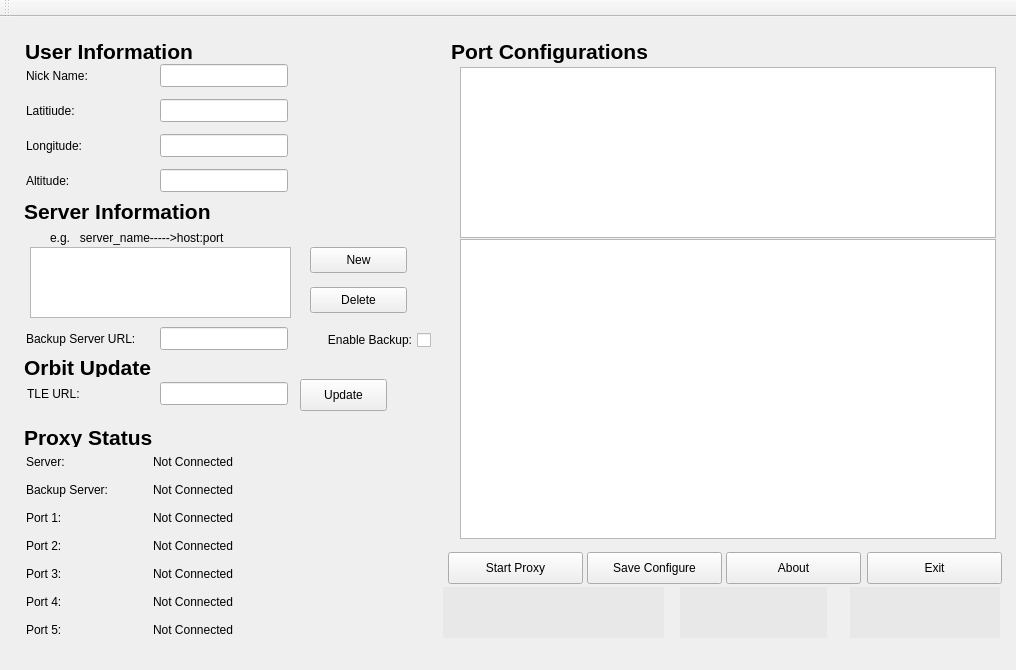
<?xml version="1.0" encoding="UTF-8"?>
<ui version="4.0">
 <class>MainWindow</class>
 <widget class="QMainWindow" name="MainWindow">
  <property name="geometry">
   <rect>
    <x>0</x>
    <y>0</y>
    <width>1016</width>
    <height>670</height>
   </rect>
  </property>
  <property name="minimumSize">
   <size>
    <width>1016</width>
    <height>670</height>
   </size>
  </property>
  <property name="maximumSize">
   <size>
    <width>1016</width>
    <height>670</height>
   </size>
  </property>
  <property name="windowTitle">
   <string>Mun Downlink Proxy</string>
  </property>
  <property name="autoFillBackground">
   <bool>false</bool>
  </property>
  <widget class="QWidget" name="centralWidget">
   <property name="enabled">
    <bool>true</bool>
   </property>
   <property name="maximumSize">
    <size>
     <width>1016</width>
     <height>644</height>
    </size>
   </property>
   <widget class="QLabel" name="user_info_label">
    <property name="geometry">
     <rect>
      <x>25</x>
      <y>20</y>
      <width>171</width>
      <height>28</height>
     </rect>
    </property>
    <property name="minimumSize">
     <size>
      <width>128</width>
      <height>16</height>
     </size>
    </property>
    <property name="maximumSize">
     <size>
      <width>200</width>
      <height>200</height>
     </size>
    </property>
    <property name="font">
     <font>
      <family>Helvetica</family>
      <pointsize>16</pointsize>
      <weight>75</weight>
      <bold>true</bold>
     </font>
    </property>
    <property name="text">
     <string>User Information</string>
    </property>
    <property name="alignment">
     <set>Qt::AlignLeading|Qt::AlignLeft|Qt::AlignVCenter</set>
    </property>
    <property name="wordWrap">
     <bool>false</bool>
    </property>
   </widget>
   <widget class="QLabel" name="name_label">
    <property name="geometry">
     <rect>
      <x>26</x>
      <y>50</y>
      <width>75</width>
      <height>17</height>
     </rect>
    </property>
    <property name="sizePolicy">
     <sizepolicy hsizetype="Fixed" vsizetype="Fixed">
      <horstretch>0</horstretch>
      <verstretch>0</verstretch>
     </sizepolicy>
    </property>
    <property name="minimumSize">
     <size>
      <width>70</width>
      <height>16</height>
     </size>
    </property>
    <property name="maximumSize">
     <size>
      <width>200</width>
      <height>200</height>
     </size>
    </property>
    <property name="text">
     <string>Nick Name:</string>
    </property>
    <property name="alignment">
     <set>Qt::AlignLeading|Qt::AlignLeft|Qt::AlignVCenter</set>
    </property>
   </widget>
   <widget class="QLabel" name="lat_label">
    <property name="geometry">
     <rect>
      <x>26</x>
      <y>85</y>
      <width>64</width>
      <height>17</height>
     </rect>
    </property>
    <property name="sizePolicy">
     <sizepolicy hsizetype="Fixed" vsizetype="Fixed">
      <horstretch>0</horstretch>
      <verstretch>0</verstretch>
     </sizepolicy>
    </property>
    <property name="minimumSize">
     <size>
      <width>57</width>
      <height>16</height>
     </size>
    </property>
    <property name="maximumSize">
     <size>
      <width>200</width>
      <height>200</height>
     </size>
    </property>
    <property name="text">
     <string>Latitiude:</string>
    </property>
   </widget>
   <widget class="QLabel" name="long_label">
    <property name="geometry">
     <rect>
      <x>26</x>
      <y>120</y>
      <width>72</width>
      <height>17</height>
     </rect>
    </property>
    <property name="sizePolicy">
     <sizepolicy hsizetype="Fixed" vsizetype="Fixed">
      <horstretch>0</horstretch>
      <verstretch>0</verstretch>
     </sizepolicy>
    </property>
    <property name="minimumSize">
     <size>
      <width>65</width>
      <height>16</height>
     </size>
    </property>
    <property name="maximumSize">
     <size>
      <width>200</width>
      <height>200</height>
     </size>
    </property>
    <property name="text">
     <string>Longitude:</string>
    </property>
   </widget>
   <widget class="QLabel" name="alt_label">
    <property name="geometry">
     <rect>
      <x>26</x>
      <y>155</y>
      <width>59</width>
      <height>17</height>
     </rect>
    </property>
    <property name="sizePolicy">
     <sizepolicy hsizetype="Fixed" vsizetype="Fixed">
      <horstretch>0</horstretch>
      <verstretch>0</verstretch>
     </sizepolicy>
    </property>
    <property name="minimumSize">
     <size>
      <width>51</width>
      <height>16</height>
     </size>
    </property>
    <property name="maximumSize">
     <size>
      <width>200</width>
      <height>200</height>
     </size>
    </property>
    <property name="text">
     <string>Altitude:</string>
    </property>
   </widget>
   <widget class="QLabel" name="server_info_label">
    <property name="geometry">
     <rect>
      <x>24</x>
      <y>180</y>
      <width>190</width>
      <height>28</height>
     </rect>
    </property>
    <property name="maximumSize">
     <size>
      <width>200</width>
      <height>200</height>
     </size>
    </property>
    <property name="font">
     <font>
      <family>Helvetica</family>
      <pointsize>16</pointsize>
      <weight>75</weight>
      <bold>true</bold>
     </font>
    </property>
    <property name="text">
     <string>Server Information</string>
    </property>
    <property name="alignment">
     <set>Qt::AlignLeading|Qt::AlignLeft|Qt::AlignVCenter</set>
    </property>
    <property name="wordWrap">
     <bool>false</bool>
    </property>
   </widget>
   <widget class="QLabel" name="backup_server_url_label">
    <property name="geometry">
     <rect>
      <x>26</x>
      <y>313</y>
      <width>129</width>
      <height>17</height>
     </rect>
    </property>
    <property name="minimumSize">
     <size>
      <width>121</width>
      <height>16</height>
     </size>
    </property>
    <property name="maximumSize">
     <size>
      <width>200</width>
      <height>200</height>
     </size>
    </property>
    <property name="text">
     <string>Backup Server URL:</string>
    </property>
   </widget>
   <widget class="QCheckBox" name="backup_enabled">
    <property name="geometry">
     <rect>
      <x>300</x>
      <y>312</y>
      <width>131</width>
      <height>22</height>
     </rect>
    </property>
    <property name="minimumSize">
     <size>
      <width>119</width>
      <height>20</height>
     </size>
    </property>
    <property name="maximumSize">
     <size>
      <width>200</width>
      <height>200</height>
     </size>
    </property>
    <property name="layoutDirection">
     <enum>Qt::RightToLeft</enum>
    </property>
    <property name="autoFillBackground">
     <bool>false</bool>
    </property>
    <property name="text">
     <string>Enable Backup:</string>
    </property>
    <property name="autoRepeatInterval">
     <number>100</number>
    </property>
    <property name="tristate">
     <bool>false</bool>
    </property>
   </widget>
   <widget class="QLabel" name="proxy_status_label">
    <property name="geometry">
     <rect>
      <x>24</x>
      <y>410</y>
      <width>132</width>
      <height>20</height>
     </rect>
    </property>
    <property name="maximumSize">
     <size>
      <width>200</width>
      <height>200</height>
     </size>
    </property>
    <property name="font">
     <font>
      <family>Helvetica</family>
      <pointsize>16</pointsize>
      <weight>75</weight>
      <bold>true</bold>
     </font>
    </property>
    <property name="text">
     <string>Proxy Status</string>
    </property>
    <property name="alignment">
     <set>Qt::AlignLeading|Qt::AlignLeft|Qt::AlignVCenter</set>
    </property>
    <property name="wordWrap">
     <bool>false</bool>
    </property>
   </widget>
   <widget class="QLabel" name="server_label">
    <property name="geometry">
     <rect>
      <x>26</x>
      <y>436</y>
      <width>47</width>
      <height>17</height>
     </rect>
    </property>
    <property name="maximumSize">
     <size>
      <width>200</width>
      <height>200</height>
     </size>
    </property>
    <property name="text">
     <string>Server:</string>
    </property>
   </widget>
   <widget class="QLabel" name="server_status">
    <property name="geometry">
     <rect>
      <x>153</x>
      <y>436</y>
      <width>101</width>
      <height>17</height>
     </rect>
    </property>
    <property name="maximumSize">
     <size>
      <width>200</width>
      <height>200</height>
     </size>
    </property>
    <property name="text">
     <string>Not Connected</string>
    </property>
   </widget>
   <widget class="QLabel" name="backup_server_label">
    <property name="geometry">
     <rect>
      <x>26</x>
      <y>464</y>
      <width>99</width>
      <height>17</height>
     </rect>
    </property>
    <property name="maximumSize">
     <size>
      <width>200</width>
      <height>200</height>
     </size>
    </property>
    <property name="text">
     <string>Backup Server:</string>
    </property>
   </widget>
   <widget class="QLabel" name="backup_server_status">
    <property name="geometry">
     <rect>
      <x>153</x>
      <y>464</y>
      <width>101</width>
      <height>17</height>
     </rect>
    </property>
    <property name="maximumSize">
     <size>
      <width>200</width>
      <height>200</height>
     </size>
    </property>
    <property name="text">
     <string>Not Connected</string>
    </property>
   </widget>
   <widget class="QLabel" name="port1_label">
    <property name="geometry">
     <rect>
      <x>26</x>
      <y>492</y>
      <width>45</width>
      <height>17</height>
     </rect>
    </property>
    <property name="maximumSize">
     <size>
      <width>200</width>
      <height>200</height>
     </size>
    </property>
    <property name="text">
     <string>Port 1:</string>
    </property>
   </widget>
   <widget class="QLabel" name="port1_status">
    <property name="geometry">
     <rect>
      <x>153</x>
      <y>492</y>
      <width>101</width>
      <height>17</height>
     </rect>
    </property>
    <property name="maximumSize">
     <size>
      <width>200</width>
      <height>200</height>
     </size>
    </property>
    <property name="text">
     <string>Not Connected</string>
    </property>
   </widget>
   <widget class="QLabel" name="port2_status">
    <property name="geometry">
     <rect>
      <x>153</x>
      <y>520</y>
      <width>101</width>
      <height>17</height>
     </rect>
    </property>
    <property name="maximumSize">
     <size>
      <width>200</width>
      <height>200</height>
     </size>
    </property>
    <property name="text">
     <string>Not Connected</string>
    </property>
   </widget>
   <widget class="QLabel" name="port2_label">
    <property name="geometry">
     <rect>
      <x>26</x>
      <y>520</y>
      <width>45</width>
      <height>17</height>
     </rect>
    </property>
    <property name="maximumSize">
     <size>
      <width>200</width>
      <height>200</height>
     </size>
    </property>
    <property name="text">
     <string>Port 2:</string>
    </property>
   </widget>
   <widget class="QLabel" name="port3_label">
    <property name="geometry">
     <rect>
      <x>26</x>
      <y>548</y>
      <width>45</width>
      <height>17</height>
     </rect>
    </property>
    <property name="maximumSize">
     <size>
      <width>200</width>
      <height>200</height>
     </size>
    </property>
    <property name="text">
     <string>Port 3:</string>
    </property>
   </widget>
   <widget class="QLabel" name="port3_status">
    <property name="geometry">
     <rect>
      <x>153</x>
      <y>548</y>
      <width>101</width>
      <height>17</height>
     </rect>
    </property>
    <property name="maximumSize">
     <size>
      <width>200</width>
      <height>200</height>
     </size>
    </property>
    <property name="text">
     <string>Not Connected</string>
    </property>
   </widget>
   <widget class="QLabel" name="port4_status">
    <property name="geometry">
     <rect>
      <x>153</x>
      <y>576</y>
      <width>101</width>
      <height>17</height>
     </rect>
    </property>
    <property name="maximumSize">
     <size>
      <width>200</width>
      <height>200</height>
     </size>
    </property>
    <property name="text">
     <string>Not Connected</string>
    </property>
   </widget>
   <widget class="QLabel" name="port4_label">
    <property name="geometry">
     <rect>
      <x>26</x>
      <y>576</y>
      <width>45</width>
      <height>17</height>
     </rect>
    </property>
    <property name="maximumSize">
     <size>
      <width>200</width>
      <height>200</height>
     </size>
    </property>
    <property name="text">
     <string>Port 4:</string>
    </property>
   </widget>
   <widget class="QLabel" name="port5_label">
    <property name="geometry">
     <rect>
      <x>26</x>
      <y>604</y>
      <width>45</width>
      <height>17</height>
     </rect>
    </property>
    <property name="maximumSize">
     <size>
      <width>200</width>
      <height>200</height>
     </size>
    </property>
    <property name="text">
     <string>Port 5:</string>
    </property>
   </widget>
   <widget class="QLabel" name="port5_status">
    <property name="geometry">
     <rect>
      <x>153</x>
      <y>604</y>
      <width>101</width>
      <height>17</height>
     </rect>
    </property>
    <property name="maximumSize">
     <size>
      <width>200</width>
      <height>200</height>
     </size>
    </property>
    <property name="text">
     <string>Not Connected</string>
    </property>
   </widget>
   <widget class="QLabel" name="orbit_label">
    <property name="geometry">
     <rect>
      <x>24</x>
      <y>340</y>
      <width>131</width>
      <height>20</height>
     </rect>
    </property>
    <property name="sizePolicy">
     <sizepolicy hsizetype="Preferred" vsizetype="Preferred">
      <horstretch>97</horstretch>
      <verstretch>16</verstretch>
     </sizepolicy>
    </property>
    <property name="minimumSize">
     <size>
      <width>97</width>
      <height>16</height>
     </size>
    </property>
    <property name="maximumSize">
     <size>
      <width>200</width>
      <height>200</height>
     </size>
    </property>
    <property name="font">
     <font>
      <family>Helvetica</family>
      <pointsize>16</pointsize>
      <weight>75</weight>
      <bold>true</bold>
     </font>
    </property>
    <property name="text">
     <string>Orbit Update</string>
    </property>
    <property name="alignment">
     <set>Qt::AlignLeading|Qt::AlignLeft|Qt::AlignVCenter</set>
    </property>
    <property name="wordWrap">
     <bool>false</bool>
    </property>
   </widget>
   <widget class="QLabel" name="tle_url_label">
    <property name="geometry">
     <rect>
      <x>27</x>
      <y>368</y>
      <width>59</width>
      <height>17</height>
     </rect>
    </property>
    <property name="sizePolicy">
     <sizepolicy hsizetype="Expanding" vsizetype="Expanding">
      <horstretch>0</horstretch>
      <verstretch>0</verstretch>
     </sizepolicy>
    </property>
    <property name="minimumSize">
     <size>
      <width>0</width>
      <height>0</height>
     </size>
    </property>
    <property name="maximumSize">
     <size>
      <width>200</width>
      <height>200</height>
     </size>
    </property>
    <property name="text">
     <string>TLE URL:</string>
    </property>
   </widget>
   <widget class="QPushButton" name="update_button">
    <property name="geometry">
     <rect>
      <x>300</x>
      <y>362</y>
      <width>87</width>
      <height>32</height>
     </rect>
    </property>
    <property name="sizePolicy">
     <sizepolicy hsizetype="Expanding" vsizetype="Expanding">
      <horstretch>0</horstretch>
      <verstretch>0</verstretch>
     </sizepolicy>
    </property>
    <property name="minimumSize">
     <size>
      <width>87</width>
      <height>32</height>
     </size>
    </property>
    <property name="maximumSize">
     <size>
      <width>87</width>
      <height>32</height>
     </size>
    </property>
    <property name="text">
     <string>Update</string>
    </property>
   </widget>
   <widget class="QLabel" name="port_config_label">
    <property name="geometry">
     <rect>
      <x>451</x>
      <y>20</y>
      <width>200</width>
      <height>28</height>
     </rect>
    </property>
    <property name="maximumSize">
     <size>
      <width>200</width>
      <height>200</height>
     </size>
    </property>
    <property name="font">
     <font>
      <family>Helvetica</family>
      <pointsize>16</pointsize>
      <weight>75</weight>
      <bold>true</bold>
     </font>
    </property>
    <property name="text">
     <string>Port Configurations</string>
    </property>
    <property name="alignment">
     <set>Qt::AlignLeading|Qt::AlignLeft|Qt::AlignVCenter</set>
    </property>
    <property name="wordWrap">
     <bool>false</bool>
    </property>
   </widget>
   <widget class="QTextEdit" name="log_text">
    <property name="geometry">
     <rect>
      <x>460</x>
      <y>222</y>
      <width>536</width>
      <height>300</height>
     </rect>
    </property>
    <property name="minimumSize">
     <size>
      <width>536</width>
      <height>300</height>
     </size>
    </property>
    <property name="maximumSize">
     <size>
      <width>536</width>
      <height>300</height>
     </size>
    </property>
    <property name="readOnly">
     <bool>true</bool>
    </property>
   </widget>
   <widget class="QPushButton" name="save_config_button">
    <property name="geometry">
     <rect>
      <x>587</x>
      <y>535</y>
      <width>135</width>
      <height>32</height>
     </rect>
    </property>
    <property name="sizePolicy">
     <sizepolicy hsizetype="Expanding" vsizetype="Expanding">
      <horstretch>0</horstretch>
      <verstretch>0</verstretch>
     </sizepolicy>
    </property>
    <property name="minimumSize">
     <size>
      <width>135</width>
      <height>32</height>
     </size>
    </property>
    <property name="maximumSize">
     <size>
      <width>135</width>
      <height>32</height>
     </size>
    </property>
    <property name="text">
     <string>Save Configure</string>
    </property>
   </widget>
   <widget class="QPushButton" name="start_proxy_button">
    <property name="geometry">
     <rect>
      <x>448</x>
      <y>535</y>
      <width>135</width>
      <height>32</height>
     </rect>
    </property>
    <property name="sizePolicy">
     <sizepolicy hsizetype="Expanding" vsizetype="Expanding">
      <horstretch>0</horstretch>
      <verstretch>0</verstretch>
     </sizepolicy>
    </property>
    <property name="minimumSize">
     <size>
      <width>135</width>
      <height>32</height>
     </size>
    </property>
    <property name="maximumSize">
     <size>
      <width>135</width>
      <height>32</height>
     </size>
    </property>
    <property name="text">
     <string>Start Proxy</string>
    </property>
   </widget>
   <widget class="QPushButton" name="exit_button">
    <property name="geometry">
     <rect>
      <x>867</x>
      <y>535</y>
      <width>135</width>
      <height>32</height>
     </rect>
    </property>
    <property name="sizePolicy">
     <sizepolicy hsizetype="Expanding" vsizetype="Expanding">
      <horstretch>0</horstretch>
      <verstretch>0</verstretch>
     </sizepolicy>
    </property>
    <property name="minimumSize">
     <size>
      <width>135</width>
      <height>32</height>
     </size>
    </property>
    <property name="maximumSize">
     <size>
      <width>135</width>
      <height>32</height>
     </size>
    </property>
    <property name="text">
     <string>Exit</string>
    </property>
   </widget>
   <widget class="QLineEdit" name="name_text">
    <property name="geometry">
     <rect>
      <x>160</x>
      <y>47</y>
      <width>128</width>
      <height>23</height>
     </rect>
    </property>
    <property name="minimumSize">
     <size>
      <width>128</width>
      <height>23</height>
     </size>
    </property>
    <property name="maximumSize">
     <size>
      <width>128</width>
      <height>23</height>
     </size>
    </property>
    <property name="maxLength">
     <number>15</number>
    </property>
   </widget>
   <widget class="QLineEdit" name="lat_text">
    <property name="geometry">
     <rect>
      <x>160</x>
      <y>82</y>
      <width>128</width>
      <height>23</height>
     </rect>
    </property>
    <property name="minimumSize">
     <size>
      <width>128</width>
      <height>23</height>
     </size>
    </property>
    <property name="maximumSize">
     <size>
      <width>128</width>
      <height>23</height>
     </size>
    </property>
    <property name="maxLength">
     <number>15</number>
    </property>
    <property name="echoMode">
     <enum>QLineEdit::Normal</enum>
    </property>
   </widget>
   <widget class="QLineEdit" name="long_text">
    <property name="geometry">
     <rect>
      <x>160</x>
      <y>117</y>
      <width>128</width>
      <height>23</height>
     </rect>
    </property>
    <property name="minimumSize">
     <size>
      <width>128</width>
      <height>23</height>
     </size>
    </property>
    <property name="maximumSize">
     <size>
      <width>128</width>
      <height>23</height>
     </size>
    </property>
    <property name="maxLength">
     <number>15</number>
    </property>
   </widget>
   <widget class="QLineEdit" name="alt_text">
    <property name="geometry">
     <rect>
      <x>160</x>
      <y>152</y>
      <width>128</width>
      <height>23</height>
     </rect>
    </property>
    <property name="minimumSize">
     <size>
      <width>128</width>
      <height>23</height>
     </size>
    </property>
    <property name="maximumSize">
     <size>
      <width>128</width>
      <height>23</height>
     </size>
    </property>
    <property name="maxLength">
     <number>15</number>
    </property>
   </widget>
   <widget class="QLineEdit" name="backup_server_url_text">
    <property name="geometry">
     <rect>
      <x>160</x>
      <y>310</y>
      <width>128</width>
      <height>23</height>
     </rect>
    </property>
    <property name="minimumSize">
     <size>
      <width>128</width>
      <height>23</height>
     </size>
    </property>
    <property name="maximumSize">
     <size>
      <width>128</width>
      <height>23</height>
     </size>
    </property>
    <property name="maxLength">
     <number>128</number>
    </property>
   </widget>
   <widget class="QLineEdit" name="tle_url_text">
    <property name="geometry">
     <rect>
      <x>160</x>
      <y>365</y>
      <width>128</width>
      <height>23</height>
     </rect>
    </property>
    <property name="minimumSize">
     <size>
      <width>128</width>
      <height>23</height>
     </size>
    </property>
    <property name="maximumSize">
     <size>
      <width>128</width>
      <height>23</height>
     </size>
    </property>
    <property name="maxLength">
     <number>128</number>
    </property>
   </widget>
   <widget class="QPushButton" name="about_button">
    <property name="geometry">
     <rect>
      <x>726</x>
      <y>535</y>
      <width>135</width>
      <height>32</height>
     </rect>
    </property>
    <property name="minimumSize">
     <size>
      <width>135</width>
      <height>32</height>
     </size>
    </property>
    <property name="maximumSize">
     <size>
      <width>135</width>
      <height>32</height>
     </size>
    </property>
    <property name="text">
     <string>About</string>
    </property>
   </widget>
   <widget class="QPushButton" name="hit_logo">
    <property name="geometry">
     <rect>
      <x>443</x>
      <y>570</y>
      <width>221</width>
      <height>51</height>
     </rect>
    </property>
    <property name="minimumSize">
     <size>
      <width>221</width>
      <height>51</height>
     </size>
    </property>
    <property name="maximumSize">
     <size>
      <width>221</width>
      <height>51</height>
     </size>
    </property>
    <property name="styleSheet">
     <string notr="true">background-color:rgb(232, 232, 232);
border: none</string>
    </property>
    <property name="text">
     <string/>
    </property>
    <property name="icon">
     <iconset>
      <normaloff>logo/hit.png</normaloff>logo/hit.png</iconset>
    </property>
    <property name="iconSize">
     <size>
      <width>221</width>
      <height>51</height>
     </size>
    </property>
   </widget>
   <widget class="QPushButton" name="by2hit_logo">
    <property name="geometry">
     <rect>
      <x>680</x>
      <y>570</y>
      <width>147</width>
      <height>51</height>
     </rect>
    </property>
    <property name="minimumSize">
     <size>
      <width>147</width>
      <height>51</height>
     </size>
    </property>
    <property name="maximumSize">
     <size>
      <width>147</width>
      <height>51</height>
     </size>
    </property>
    <property name="styleSheet">
     <string notr="true">background-color:rgb(232, 232, 232);
border: none</string>
    </property>
    <property name="icon">
     <iconset>
      <normaloff>logo/by2hit.png</normaloff>logo/by2hit.png</iconset>
    </property>
    <property name="iconSize">
     <size>
      <width>147</width>
      <height>51</height>
     </size>
    </property>
   </widget>
   <widget class="QPushButton" name="lilacsat_logo">
    <property name="geometry">
     <rect>
      <x>850</x>
      <y>570</y>
      <width>150</width>
      <height>51</height>
     </rect>
    </property>
    <property name="minimumSize">
     <size>
      <width>150</width>
      <height>51</height>
     </size>
    </property>
    <property name="maximumSize">
     <size>
      <width>150</width>
      <height>51</height>
     </size>
    </property>
    <property name="styleSheet">
     <string notr="true">background-color:rgb(232, 232, 232);
border: none</string>
    </property>
    <property name="icon">
     <iconset>
      <normaloff>logo/lilacsat.png</normaloff>logo/lilacsat.png</iconset>
    </property>
    <property name="iconSize">
     <size>
      <width>150</width>
      <height>51</height>
     </size>
    </property>
   </widget>
   <widget class="QListWidget" name="server_list">
    <property name="geometry">
     <rect>
      <x>30</x>
      <y>230</y>
      <width>261</width>
      <height>71</height>
     </rect>
    </property>
   </widget>
   <widget class="QLabel" name="eg_of_server_info">
    <property name="geometry">
     <rect>
      <x>50</x>
      <y>210</y>
      <width>231</width>
      <height>21</height>
     </rect>
    </property>
    <property name="minimumSize">
     <size>
      <width>121</width>
      <height>16</height>
     </size>
    </property>
    <property name="maximumSize">
     <size>
      <width>300</width>
      <height>200</height>
     </size>
    </property>
    <property name="text">
     <string>e.g.   server_name-----&gt;host:port</string>
    </property>
   </widget>
   <widget class="QPushButton" name="new_server">
    <property name="geometry">
     <rect>
      <x>310</x>
      <y>230</y>
      <width>97</width>
      <height>26</height>
     </rect>
    </property>
    <property name="text">
     <string>New</string>
    </property>
   </widget>
   <widget class="QPushButton" name="del_server">
    <property name="geometry">
     <rect>
      <x>310</x>
      <y>270</y>
      <width>97</width>
      <height>26</height>
     </rect>
    </property>
    <property name="text">
     <string>Delete</string>
    </property>
   </widget>
   <widget class="QTableWidget" name="port_list">
    <property name="geometry">
     <rect>
      <x>460</x>
      <y>50</y>
      <width>536</width>
      <height>171</height>
     </rect>
    </property>
   </widget>
  </widget>
  <widget class="QMenuBar" name="menuBar">
   <property name="geometry">
    <rect>
     <x>0</x>
     <y>0</y>
     <width>1016</width>
     <height>25</height>
    </rect>
   </property>
  </widget>
  <widget class="QToolBar" name="mainToolBar">
   <attribute name="toolBarArea">
    <enum>TopToolBarArea</enum>
   </attribute>
   <attribute name="toolBarBreak">
    <bool>false</bool>
   </attribute>
  </widget>
 </widget>
 <layoutdefault spacing="6" margin="11"/>
 <resources/>
 <connections/>
</ui>
